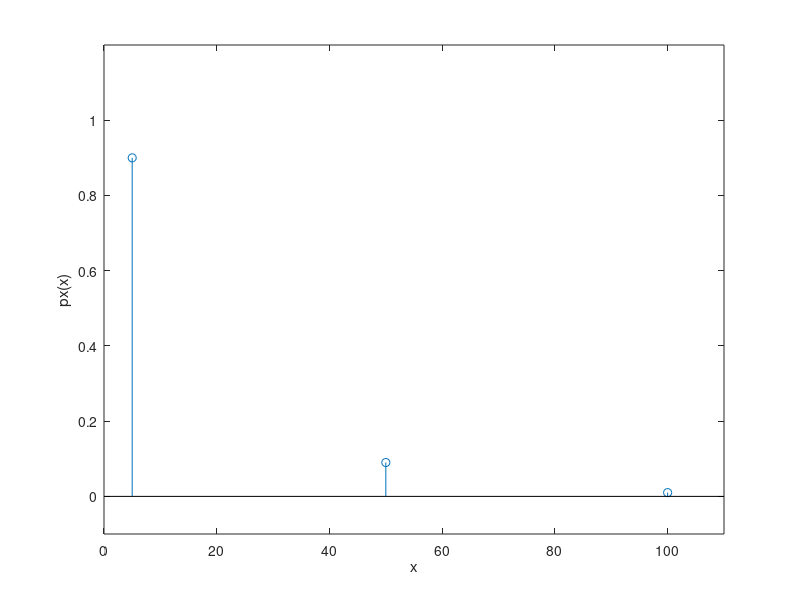

MATLAB code for this plot:
xi = [5, 50, 100];
p = [0.9, 0.09, 0.01];

%Função massa de probabilidade
stem(xi,p), xlabel('x'), ylabel('px(x)');
axis([0 110 -0.1 1.2]); %Só para se ver melhor

